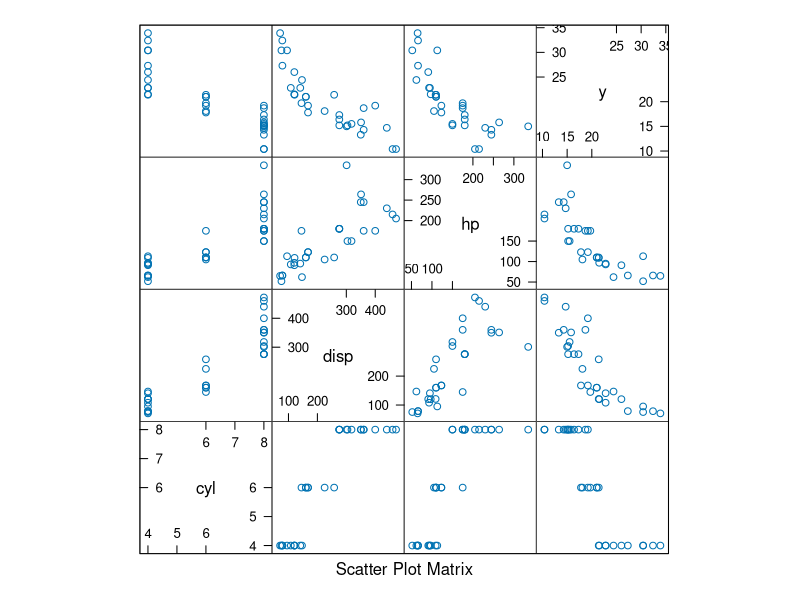
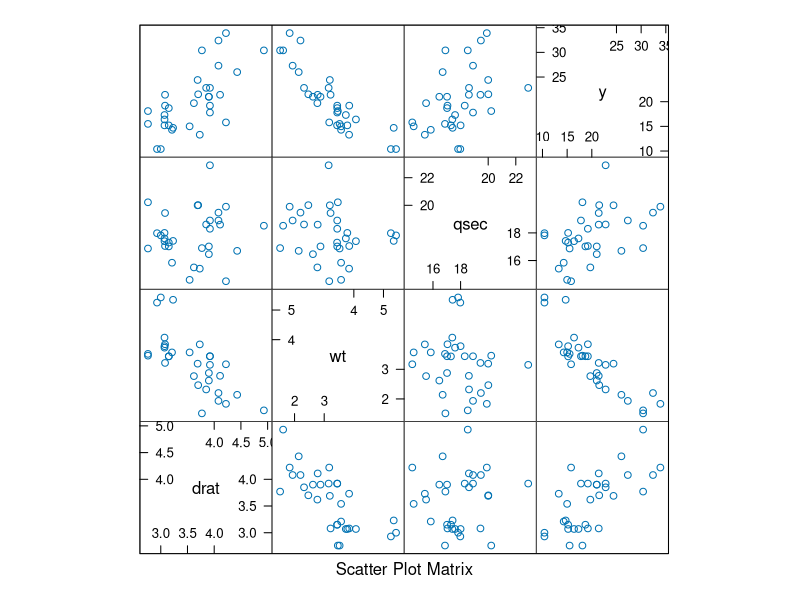
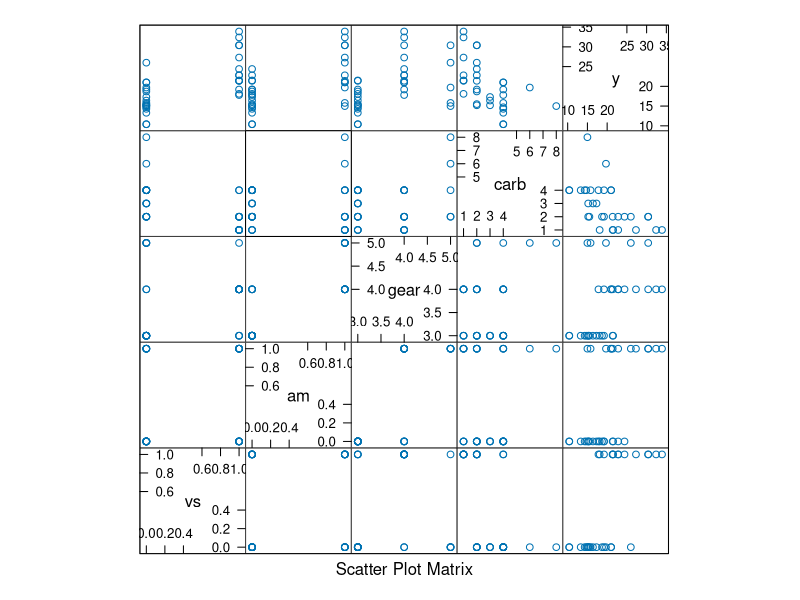
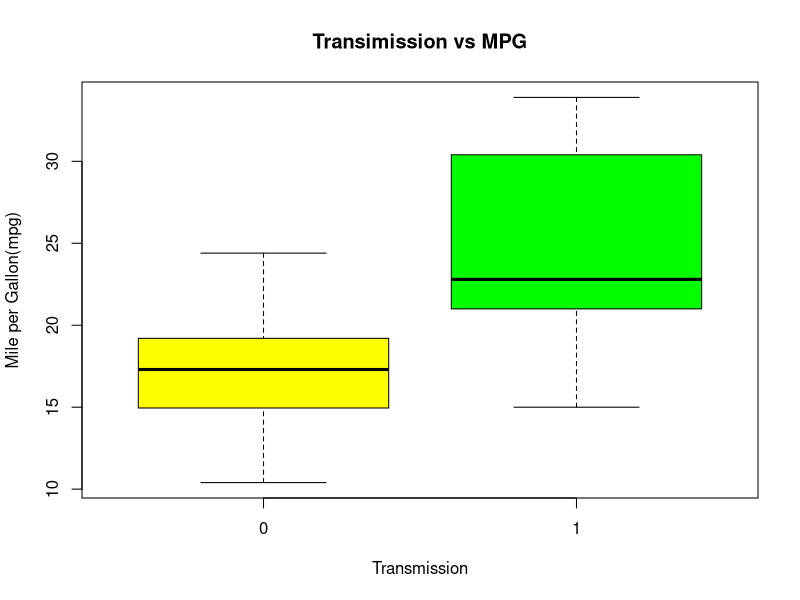
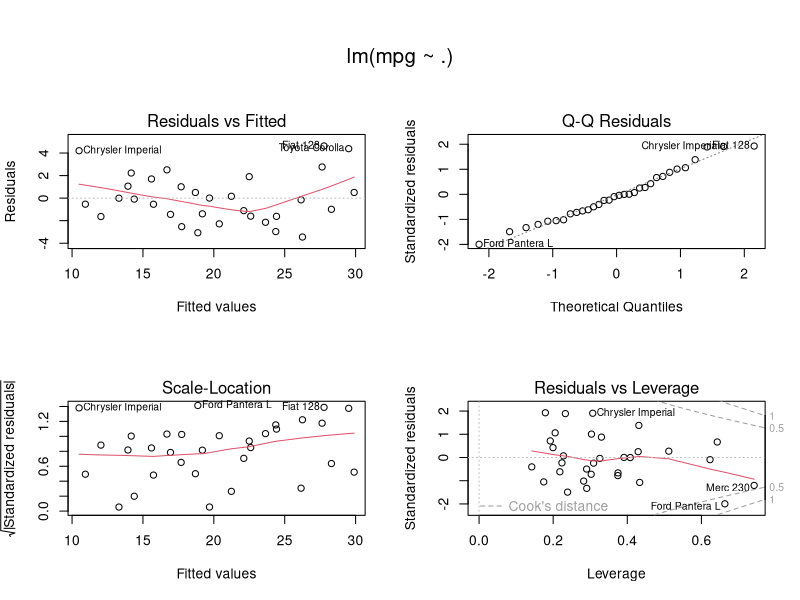
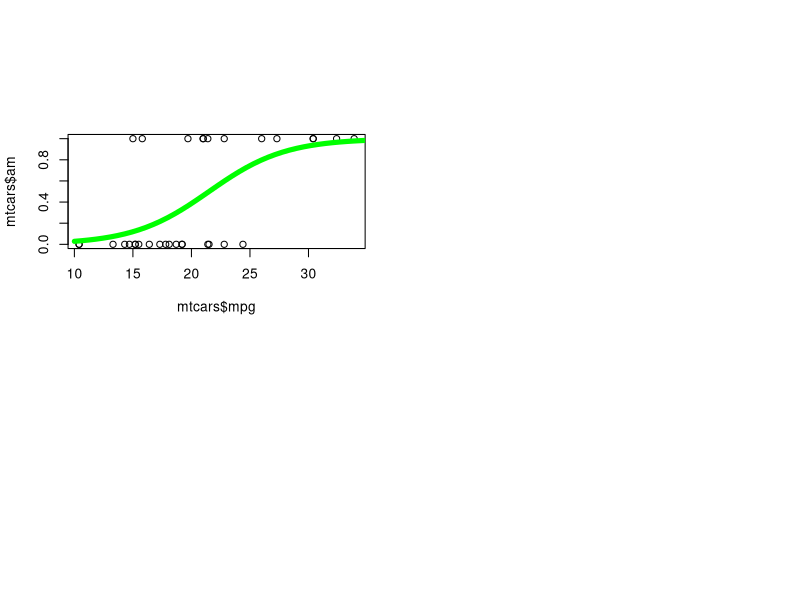

The R source for these figures, in order:
## ---- chunk 1
data('mtcars')
head(mtcars, n=5)
summary(mtcars)
library(caret)
featurePlot(x=mtcars[, c('cyl','disp','hp')], y=mtcars$mpg, plot='pairs')
featurePlot(x=mtcars[, c('drat','wt','qsec')], y=mtcars$mpg, plot='pairs')
featurePlot(x=mtcars[, c('vs','am','gear','carb')], y=mtcars$mpg, plot='pairs')
boxplot(mpg~am, data=mtcars, col=c('yellow', 'green'), main='Transimission vs MPG', xlab = 'Transmission', ylab = 'Mile per Gallon(mpg)')
## ---- chunk 2
mpg_auto <- mtcars$mpg[mtcars$am==1]
mpg_manu <- mtcars$mpg[mtcars$am==0]
resamples_auto <- matrix(sample(mpg_auto, 10*10, replace = TRUE), 10, 10)
resamples_manu <- matrix(sample(mpg_manu, 10*10, replace = TRUE), 10, 10)
means_auto <- apply(resamples_auto, 1, mean)
means_manu <- apply(resamples_manu, 1, mean)
t.test(means_auto-means_manu)
## ---- chunk 3
fit <- lm(mpg ~ ., data=mtcars)
summary(fit)
anova(fit)
par(mfrow = c(2,2), oma=c(0,0,4,0))
plot(fit, main = NULL)
## ---- chunk 4
logRegM <- glm(am ~ mpg, data=mtcars, family='binomial')
summary(logRegM)
exp(logRegM$coeff)
exp(confint(logRegM))
## ---- chunk 5
newd <- seq(10, 40, len=50)
y_pred <- predict(logRegM, newdata=data.frame(mpg=newd), type = 'response')
plot(mtcars$mpg, mtcars$am)
lines(newd, y_pred, col='green', lwd=5)
